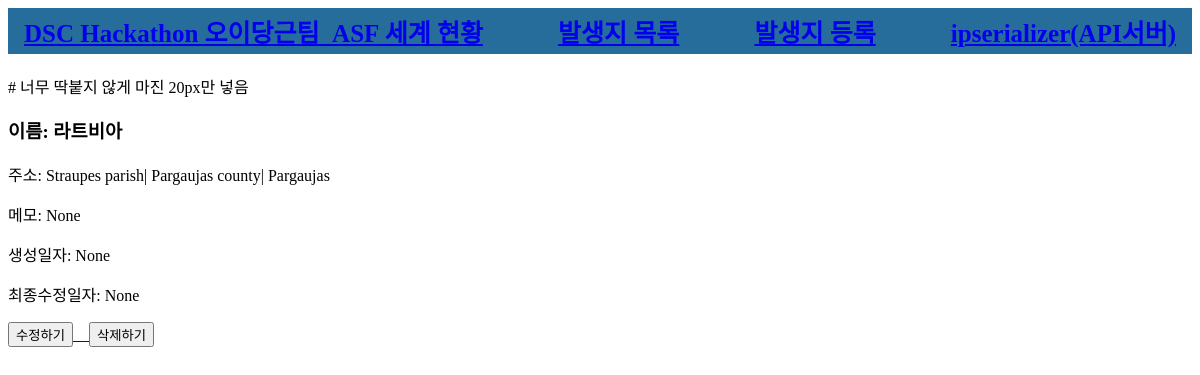
The app's page /first/4/detail/ with its own data.
### first/models.py (models this page shows)
class InfectedPlace(models.Model):
    name = models.CharField(max_length=30, null=True, blank=True)
    address = models.CharField(max_length=200, null=True, blank=True)
    lat = models.DecimalField(max_digits=20, decimal_places=16)
    lng = models.DecimalField(max_digits=20, decimal_places=16)
    happened_at = models.CharField(max_length=30, null=True, blank=True)
    reported2oie_at = models.DateTimeField(null=True, blank=True)
    memo = models.TextField(null=True, blank=True)
    password = models.CharField(max_length=10, null=True, blank=True)
    created_at = models.DateTimeField(auto_now_add=True, null=True)
    updated_at = models.DateTimeField(auto_now=True, null=True)

### first/views.py (the view)
# urls.py: path('first/<int:id>/detail/', views.detail, name='infectedplace-detail'),
def detail(request, id):  # restaurant의 id (pk)를 직접 url path parameter을 통해 전달 받습니다.
    if id is not None:
        item = get_object_or_404(InfectedPlace, pk=id)
        return render(request, 'first/detail.html', {'item': item})
    return HttpResponseRedirect('/third/list/')

### first/templates/first/detail.html (shortened to what this page needs)
{% extends 'first/base.html' %}
{% load static %}
{% block content %}
<div class="container">
    <div class="row">
        <div class="col-sm-12" style="margin-top:20px;"> # 너무 딱붙지 않게 마진 20px만 넣음
            <h3>이름: {{ item.name }}</h3>
            <p>주소: {{ item.address }}</p>
            <p>메모: {{ item.memo }}</p>
            <p>생성일자: {{ item.created_at }}</p>
            <p>최종수정일자: {{ item.updated_at }}</p>
            <a href="{% url 'infectedplace-update' id=item.id %}">
            <button class="btn btn-danger">수정하기</button>
            <a href="{% url 'infectedplace-delete' id=item.id %}">
            <button class="btn btn-danger">삭제하기</button>
        </div>
    </div>
</div>
{% endblock %}

### records on screen
InfectedPlace: name "라트비아", address "Straupes parish| Pargaujas county| Pargaujas", memo "None", created_at "None", updated_at "None"
